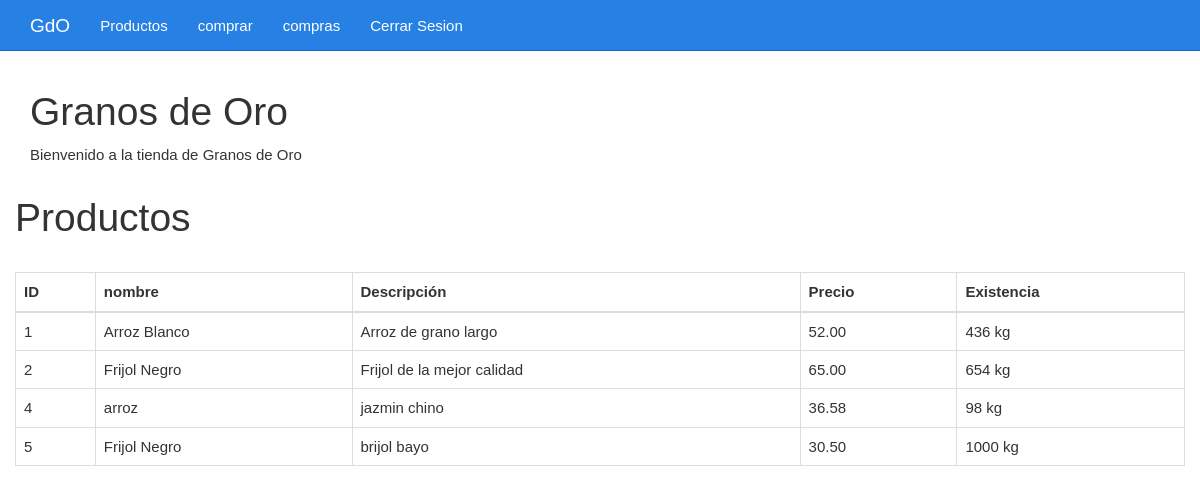
Page /cliente/listar.php on the earlier database version.
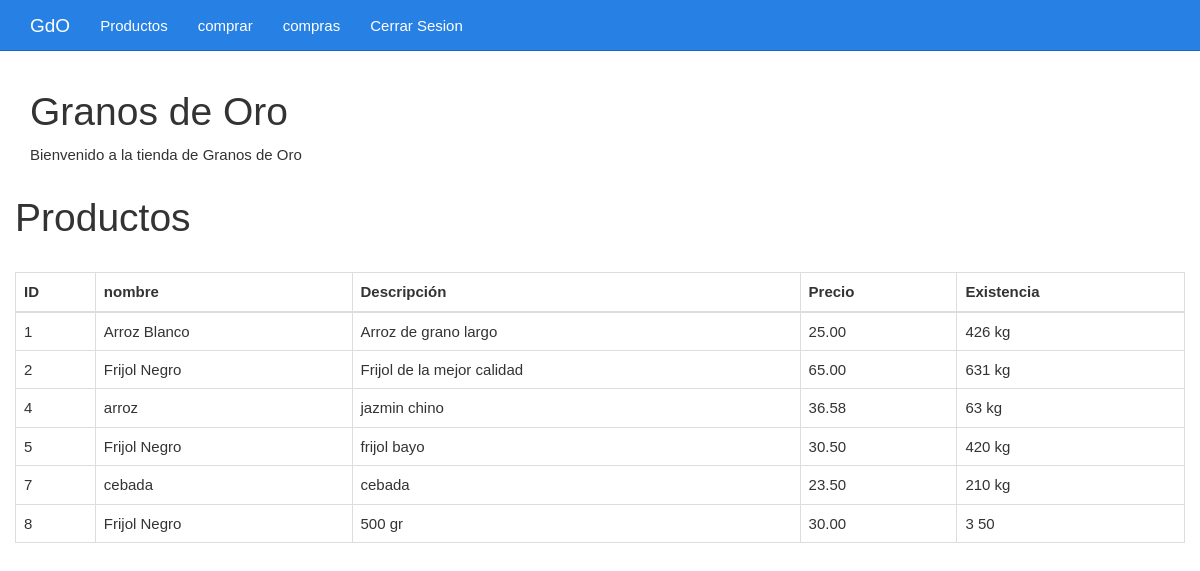
Same page on the later database version.
### tables this page shows
CREATE TABLE `productos` (
  `id` int NOT NULL,
  `nombre` varchar(255) NOT NULL,
  `descripcion` text,
  `precio_compra` decimal(10,2) NOT NULL,
  `precio_venta` decimal(10,2) NOT NULL,
  `stock` int NOT NULL,
  `unidad_medida` varchar(50) NOT NULL
);

### cliente/listar.php (the view, shortened to what this page needs)
<?php include_once "./diseño/encabezado.php" ?>
<?php
include_once "../base/conexion.php";
$sentencia = $conexion->query("SELECT * FROM productos;");
$productos = $sentencia->fetchAll(PDO::FETCH_OBJ);
?>
<div class="container">
	<div class="row">
		<div class="col-md-12">
			<h1>Granos de Oro</h1>
			<p>Bienvenido a la tienda de Granos de Oro</p>
		</div>
	</div>
</div>
<div class="col-xs-12">
	<h1>Productos</h1>
	<br>
	<table class="table table-bordered">
		<thead>
			<tr>
				<th>ID</th>
				<th>nombre</th>
				<th>Descripción</th>
				<th>Precio </th>
				<th>Existencia</th>
			</tr>
		</thead>
		<tbody>
			<?php foreach ($productos as $producto) { ?>
				<tr>
					<td><?php echo $producto->id ?></td>
					<td><?php echo $producto->nombre ?></td>
					<td><?php echo $producto->descripcion ?></td>
					<td><?php echo $producto->precio_venta ?></td>
					<td><?php echo $producto->stock . ' ' . $producto->unidad_medida ?></td>
				</tr>
			<?php } ?>
		</tbody>
	</table>
</div>
<?php include_once "./diseño/pie.php" ?>

Differences in the rows shown:
changed productos "Arroz Blanco": precio_venta "52.00" → "25.00"; stock "436" → "426"
changed productos "Frijol de la mejor calidad": stock "654" → "631"
changed productos "arroz": stock "98" → "63"
changed productos id 5: descripcion "brijol bayo" → "frijol bayo"; stock "1000" → "420"
added productos: id "7", nombre "cebada", descripcion "cebada", precio_venta "23.50", stock "210", unidad_medida "kg"
added productos: id "8", nombre "Frijol Negro", descripcion "500 gr", precio_venta "30.00", stock "3", unidad_medida "50"
